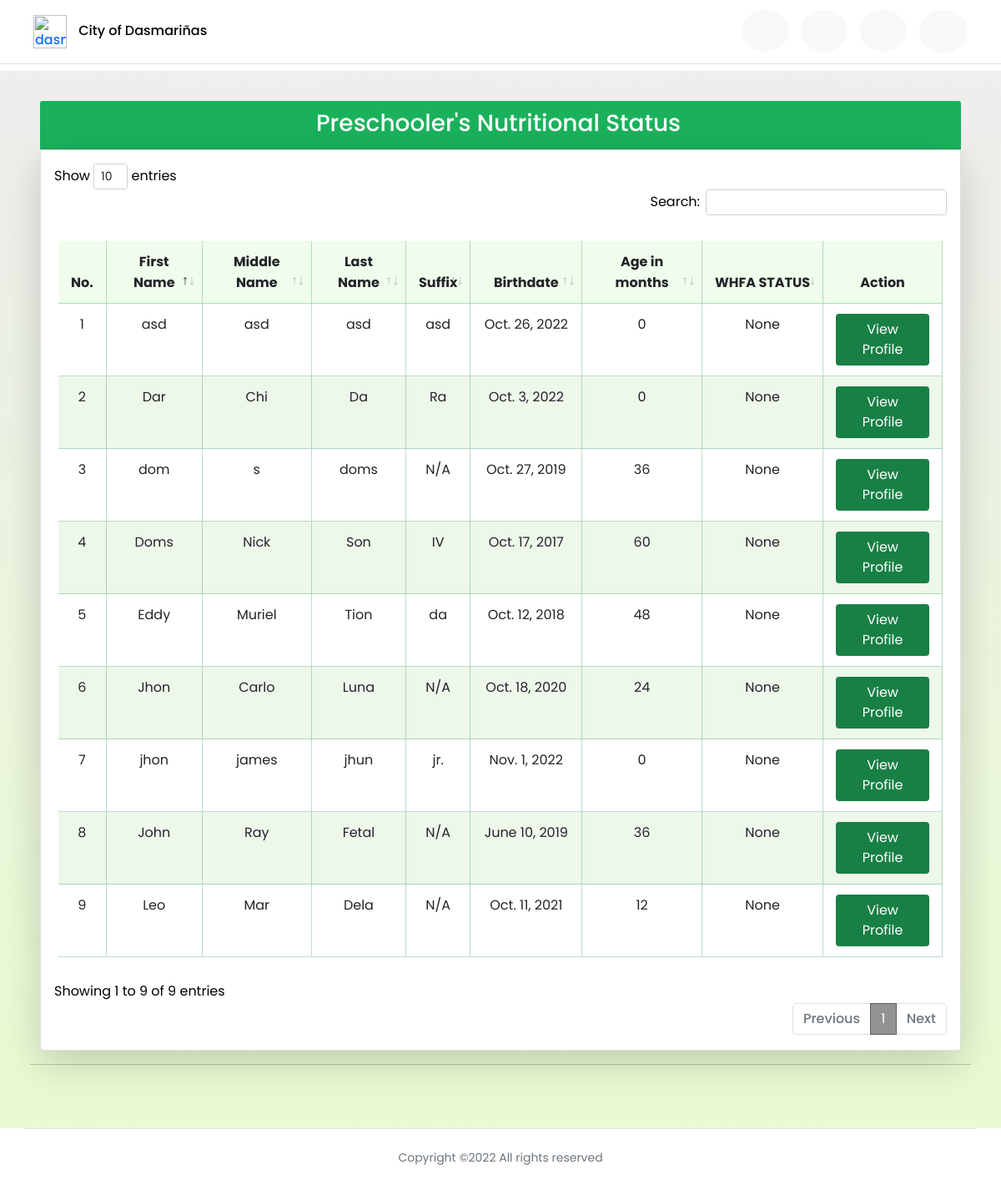
The app's page /preschooler_dashboard with its own data.
### profilingApp/models.py (models this page shows, shortened)
class Preschooler(Model):
    GENDER = [('Male', 'Male'),
              ('Female', 'Female'),]
    parent = models.ForeignKey(Parent, on_delete=CASCADE)
    first_name = models.CharField(max_length=100)
    last_name = models.CharField(max_length=100)
    middle_name = models.CharField(max_length=100)
    suffix_name = models.CharField(max_length=100, null=True, blank=True)
    birthday = models.DateField(null=True, blank=True)
    height = models.FloatField(null=True, validators=[MinValueValidator(45.0), MaxValueValidator(120.0)])
    weight = models.FloatField(null=True, validators=[MinValueValidator(1.0), MaxValueValidator(28.0)])
    gender = models.CharField(max_length=100, choices=GENDER, null=True)
    date_measured = models.DateField(null=True, blank=True)
    health_problem = models.CharField(max_length=500, null=True)
    def age_months(self):
        return int((date.today().year - self.birthday.year) * 12)
    def whfa(self):
        calculator = Calculator(adjust_height_data=False, adjust_weight_scores=False,
                       include_cdc=False, logger_name='pygrowup',
                       log_level='INFO')
        try:
            age_months = int((date.today().year - self.birthday.year) * 12)
            return float(calculator.wfl(self.weight, age_months, helpers.get_good_sex(str(self.gender)), self.height))
        except:
            pass

### profilingApp/views.py (the view)
# urls.py: path('preschooler_dashboard', views.preschooler_dashboard, name='preschooler_dashboard'),
def preschooler_dashboard(request):
    preschooler = Preschooler.objects.all()
    context = {'preschoolers': preschooler}
    return render(request, 'activities/BHW Preschooler Dashboard.html', context)

### profilingApp/templates/activities/BHW Preschooler Dashboard.html (shortened to what this page needs)
{% extends 'activities/BHW Home.html' %}
{% load static %}
{% block dashboard %}
<header>
    <div class="site-header">
    <nav class="navbar fixed-top index__navbar scrolled border-bottom"
    style=" padding-left:3%; padding-right:3%;">
        <div class="flex-fill p-1 py-1">
            <div class="d-flex align-items-center justify-content-between">
                <div>
                    <a href="#" class="name" style="text-decoration: none;">
                        <img class="navbar-icon" src="{% static '/Media/avatar.png' %}" alt="dasma-logo">
                        <span id="hidetitle" class="brand__name" style="color:rgb(3, 3, 3); margin-left:10px;">City of Dasmariñas</span>
                    </a>
                </div>
                <div id="navLinks">
                    <ul class="nav text-small">
                        <li>
                            <a href="{% url 'bhw_home' %}" class="nav-link" data-toggle="tooltip" data-bs-placement="bottom" data-bs-offset="0,7"
                            title="Barangay Health Worker Home">
                            <i class="fa fa-fw fa-home" style="font-size: 24px;"></i>
                            </a>
                        </li>
                        <li>
                            <a href="{% url 'preschooler_dashboard' %}" class="nav-link" style="color:rgb(27, 177, 92) !important;" data-toggle="tooltip" data-bs-placement="bottom" data-bs-offset="0,7"
                            title="Preschooler Profile">
                            <i class="fa fa-fw fa-id-card " style="font-size: 24px;"></i>
                            </a>
                        </li>
                        <li>
                            <a href="{% url 'immunization_schedule' %}" class="nav-link" data-toggle="tooltip" data-bs-placement="bottom" data-bs-offset="0,7"
                            title="Immunization Schedule" >
                            <i class="fa fa-fw fa-calendar-alt" style="font-size: 24px;"></i>
                            </a>
                        </li>
                        <li>
                            <a class="btn nav-link" id="dropdownUser1" data-bs-toggle="dropdown" data-toggle="tooltip" data-bs-placement="bottom" data-bs-offset="0,7"
                            title="User Settings" aria-expanded="false">
                                <i class="fa fa-fw fa-user-cog bi" style="font-size: 24px;"></i>
                            </a>
                        </li>
                    </ul>
                </div>
            </div>
        </div>
    </nav>
    </div>
</header>
<div id="grid" class="container-fluid" style="margin-top:85px;">
<div class="container text-black">
    <div class="row">
        <div class="col">
            <div class="card-header">
                <h3>Preschooler's Nutritional Status</h3>
            </div>
            <div class="card shadow-lg p-3 bg-white rounded">
                <div class="table-responsive">
                    <table class="table table-hover table-cell-border" id="preschooler_bmi">
                        <thead>
                            <tr style="text-align: center;">
                                <th scope="col">No.</th>
                                <th scope="col">First Name</th>
                                <th scope="col">Middle Name</th>
                                <th scope="col">Last Name</th>
                                <th scope="col">Suffix</th>
                                <th scope="col">Birthdate</th>
                                <th scope="col">Age in months</th>
                                <th scope="col">WHFA STATUS</th>
                                <th scope="col" class="nosort text-center">Action</th>
                            </tr>
                        </thead>
                        <tbody>
                            {% for preschooler in preschoolers %}
                            <tr style="text-align: center;">
                                <td></td>
                                <td>{{ preschooler.first_name }}</td>
                                <td>{{ preschooler.middle_name }}</td>
                                <td>{{ preschooler.last_name }}</td>
                                {% if preschooler.suffix_name is None %}
                                    <td>N/A</td>
                                {% elif preschooler.suffix_name == '' %}
                                    <td>N/A</td>
                                {% else %}
                                    <td>{{ preschooler.suffix_name }}</td>
                                {% endif %}
                                <td>{{ preschooler.birthday }}</td>
                                <td>{{ preschooler.age_months }}</td>
                                <td>{{ preschooler.whfa }}</td>
                                <td style="text-align: center;">
                                    <div>
                                        <a href="{% url 'preschooler_profile' preschooler.id %}"><button type="button" style="background-color: #188045; color: white;" class="btn">View Profile</button></a>
                                    </div>
                                </td>
                            </tr>
                            {% endfor %}
                        </tbody>
                    </table>
                </div>
            </div>
        </div>
    </div>
</div>
    <hr>
    <br>
</div>
{% endblock %}

### profilingApp/static/CSS/styles.css (style rules this page uses)
.fixed-top { position: sticky; top: 0; right: 0; left: 0; z-index: 1030; max-height: 85px; background-color: white; border-bottom: 3px; }
.navbar-icon { width: 40px; max-width: 40px; }
img { vertical-align: middle; border-style: none; }
* { margin: 0; padding: 0; box-sizing: border-box; font-family: 'Poppins', sans-serif; }
li, a, button { font-family: 'Poppins', sans-serif; font-weight: 500; font-size: 16px; color:#188045; text-decoration: none; }
li { list-style: none; display: list-item; text-align: -webkit-match-parent; }
a { text-decoration: none; }
table { padding: 25px 5px 10px 5px; }
thead { border-color: rgba(23, 128, 69, 0.514)!important; background-color: #f0fdec; text-align: left !important; }
th, td { border-right: 1px solid !important; padding: 12px 15px !important; border-color: rgba(23, 128, 69, 0.288)!important; }
tbody tr:nth-of-type(even) { background-color: #edf7ea; }
#navLinks li a { color:rgba(0, 19, 0, 0.87); padding: 13 13 13 13; background-color: #ebebeb60; border-radius: 50%; margin-left: 15px; position: relative; }
#grid,#footer,#header { transition: 0.5s ease-in-out; }
#grid { background-image: linear-gradient(to top, rgba(230, 250, 202, 0.884),rgba(228, 228, 227, 0.624)); position: relative; padding: 3%; width: 100%; margin-top: 85px; min-height: 800px; }
.card-header { font-size: 13px; font-family: 'Poppins', sans-serif;; background-color:rgb(27, 177, 92) !important; color:white; padding: 10px 15px 5px 10px !important; text-align: center; }
html { width: 100%; height: 100%; }
body { color: rgba(0, 0, 0, 0.6); font-family: 'Poppins', sans-serif; font-size: 14px; line-height: 1.6em; -webkit-font-smoothing: antialiased; -moz-osx-font-smoothing: grayscale; }
::placeholder { color:rgba(255, 255, 255, 0.253); }
.row { display: -webkit-box; display: -ms-flexbox; display: flex; -ms-flex-wrap: wrap; flex-wrap: wrap; margin-right: 15px; margin-left: 15px; }
.col-6, .col-7, .col-12, .col, .col-sm-3, .col-sm-6, .col-md-3, .col-md-4, .col-md-5, .col-md-6, .col-md-8, .col-md-9, .col-md-10, .col-md-12, .col-lg-3, .col-lg-4, .col-lg-5, .col-lg-6, .col-lg-7, .col-lg-8, .col-lg-10, .col-lg-12, .col-xl-2 { position: relative; width: 100%; padding-right: 15px; padding-left: 15px; }
.text-center { text-align: center !important; }
html { font-family: sans-serif; line-height: 1.15; -webkit-text-size-adjust: 100%; -webkit-tap-highlight-color: rgba(0, 0, 0, 0); }

### records on screen
Preschooler: first_name "Eddy", middle_name "Muriel", last_name "Tion", suffix_name "da", birthday "Oct. 12, 2018", age_months "48", whfa "None"
Preschooler: first_name "Doms", middle_name "Nick", last_name "Son", suffix_name "IV", birthday "Oct. 17, 2017", age_months "60", whfa "None"
Preschooler: first_name "Dar", middle_name "Chi", last_name "Da", suffix_name "Ra", birthday "Oct. 3, 2022", age_months "0", whfa "None"
Preschooler: first_name "asd", middle_name "asd", last_name "asd", suffix_name "asd", birthday "Oct. 26, 2022", age_months "0", whfa "None"
Preschooler: first_name "dom", middle_name "s", last_name "doms", shows "N/A", birthday "Oct. 27, 2019", age_months "36", whfa "None"
Preschooler: first_name "John", middle_name "Ray", last_name "Fetal", shows "N/A", birthday "June 10, 2019", age_months "36", whfa "None"
Preschooler: first_name "Jhon", middle_name "Carlo", last_name "Luna", shows "N/A", birthday "Oct. 18, 2020", age_months "24", whfa "None"
Preschooler: first_name "Leo", middle_name "Mar", last_name "Dela", suffix_name "N/A", birthday "Oct. 11, 2021", age_months "12", whfa "None"
Preschooler: first_name "jhon", middle_name "james", last_name "jhun", suffix_name "jr.", birthday "Nov. 1, 2022", age_months "0", whfa "None"
